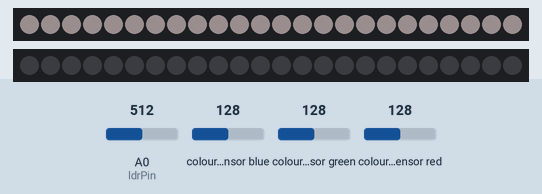
Recording of a sketch running on a simulated Arduino Uno, built with avr-gcc and run on an emulated ATmega328P. On the bench: 2 × 24 RGB LEDs in strip order, left to right. Wiring (inferred from the names in the program): TCS3200 colour sensor: output pin 8; S2 pin 6; S3 pin 7; S0 pin 4; S1 pin 5. The test bench sets the inputs (shaded band); at power-on: A0 (ldrPin) = 512, colour sensor blue 128, colour sensor green 128, colour sensor red 128. Dim RGB values are drawn brighter than linear; colours are those a GRB WS2812 strip shows for the declared byte order; what the sketch prints to the serial monitor is not drawn.

Above: at 1.2 s.
1.3 s: A0 (ldrPin) set to 104
3.2 s: A0 (ldrPin) set to 88
At 4.48 s:
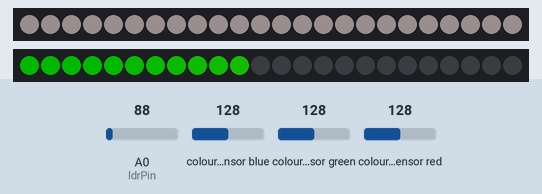
6.4 s: A0 (ldrPin) set to 110
At 7.4 s:
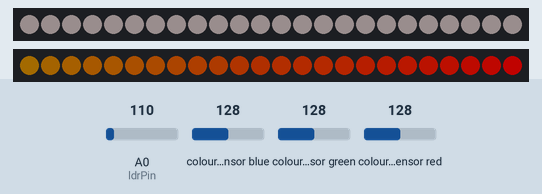
8.5 s: colour sensor blue set to 31
11.5 s: colour sensor green set to 5
At 13.9 s:
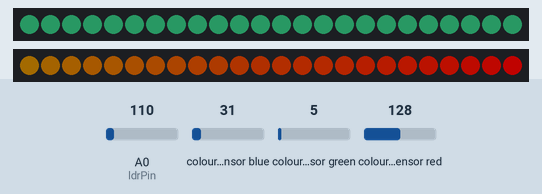
Timing chart, 0 to 15.4 s (numbered marks = the images above; inputs shaded):
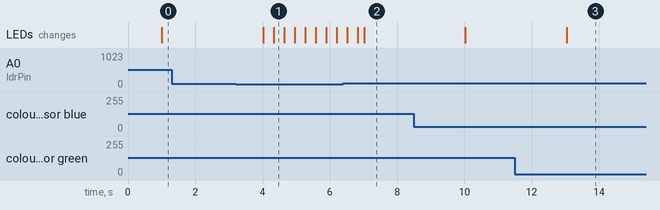

Measured:
- the behaviour switches between 100 and 99 on A0 (ldrPin) (found by bisection; images 0 and 1)
- after the input at 1.3 s, every drawn part: stays the same
- after the input at 3.2 s, the LEDs: first change after 0.82 s (image 1 shows a later state)
- after the input at 6.4 s, the LEDs: first differ from a run without the input after 0.62 s (image 2)
- after the input at 11.5 s, the LEDs: change after 1.5 s (image 3)

The sketch:

chameleon_lamp.ino
```cpp
#include <Adafruit_NeoPixel.h>
#include <FastLED.h>

#define PIN 3
#define NUMPIXELS 24
//#define CLOCK_PIN 13

#define S0 4
#define S1 5
#define S2 6
#define S3 7
#define sensorOut 8

Adafruit_NeoPixel pixels = Adafruit_NeoPixel(NUMPIXELS, PIN, NEO_GRB + NEO_KHZ800);

CRGB leds[NUMPIXELS];

const int ldrPin = A0;

// Calibration Values

int redMin = 34;
int redMax = 87;
int greenMin = 39;
int greenMax = 100;
int blueMin = 35;
int blueMax = 88;


int redPW = 0;
int greenPW = 0;
int bluePW = 0;

int redValue;
int greenValue;
int blueValue;

void setup() {

  // Set S0 - S3 as outputs
  pinMode(S0, OUTPUT);
  pinMode(S1, OUTPUT);
  pinMode(S2, OUTPUT);
  pinMode(S3, OUTPUT);

  // Set Sensor output as input
  pinMode(sensorOut, INPUT);

  // Set Frequency scaling to 20%
  digitalWrite(S0, HIGH);
  digitalWrite(S1, LOW);


  //ring led
  pixels.begin();
  pixels.setBrightness(25);
  pixels.show();

  Serial.begin(57600);
  Serial.println("resetting");
  FastLED.addLeds<WS2812, PIN, RGB>(leds, NUMPIXELS);
  FastLED.setBrightness(84);

  //photoresistor
  pinMode(ldrPin, INPUT);
}

void fadeall() {
  for (int i = 0; i < NUMPIXELS; i++) { leds[i].nscale8(250); }
}

void loop() {
  //read photoresistor value
  int ldrStatus = analogRead(ldrPin);
  Serial.print(ldrStatus);
  if (ldrStatus >= 100) {

    // Read Red value
    redPW = getRedPW();
    redValue = map(redPW, redMin, redMax, 255, 0);
    Serial.print("red: ");
    Serial.print(redValue);

    // Read Green value
    greenPW = getGreenPW();
    greenValue = map(greenPW, greenMin, greenMax, 255, 0);
    Serial.print("green: ");
    Serial.print(greenValue);

    // Read Blue value
    bluePW = getBluePW();
    blueValue = map(bluePW, blueMin, blueMax, 255, 0);
    Serial.print("blue: ");
    Serial.print(blueValue);
    Serial.println();

    delay(1000);

    for (int i = 0; i < NUMPIXELS; i++) {
      pixels.setPixelColor(i, pixels.Color(greenValue, redValue, blueValue));
    }
    pixels.show();
  } else {
    static uint8_t hue = 0;
    //Serial.print("x");
    for (int i = 0; i < NUMPIXELS; i++) {
      leds[i] = CHSV(hue++, 255, 255);
      // Show the leds
      FastLED.show();
      fadeall();
      // Wait a little bit before we loop around and do it again
      delay(30);
    }
    Serial.println("else");
  }
}


// Function to read Red Pulse Widths
int getRedPW() {

  // Set sensor to read Red only
  digitalWrite(S2, LOW);
  digitalWrite(S3, LOW);
  int PW;
  PW = pulseIn(sensorOut, LOW);
  return PW;
}

// Function to read Green Pulse Widths
int getGreenPW() {

  // Set sensor to read Green only
  digitalWrite(S2, HIGH);
  digitalWrite(S3, HIGH);
  int PW;
  PW = pulseIn(sensorOut, LOW);
  return PW;
}

// Function to read Blue Pulse Widths
int getBluePW() {

  // Set sensor to read Blue only
  digitalWrite(S2, LOW);
  digitalWrite(S3, HIGH);
  int PW;
  PW = pulseIn(sensorOut, LOW);
  return PW;
}
```
